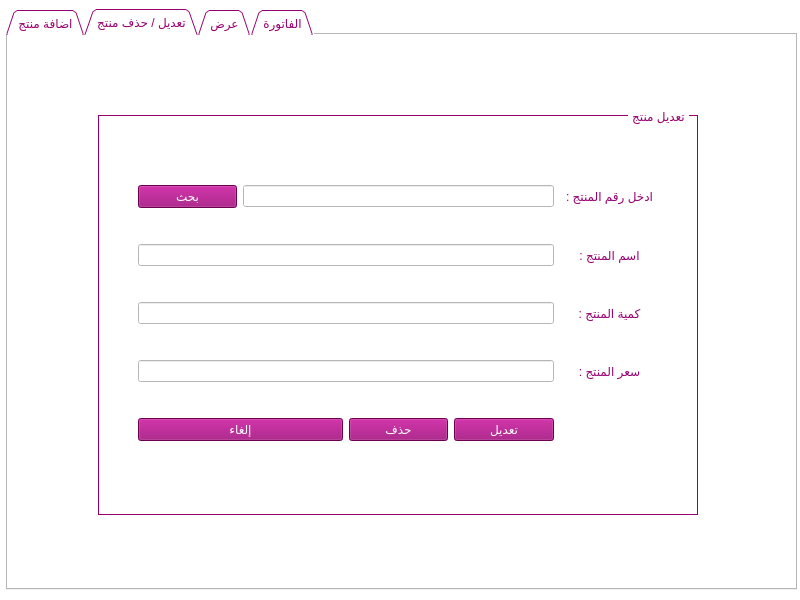
<?xml version="1.0" encoding="UTF-8"?>
<ui version="4.0">
 <class>MainWindow</class>
 <widget class="QMainWindow" name="MainWindow">
  <property name="geometry">
   <rect>
    <x>0</x>
    <y>0</y>
    <width>800</width>
    <height>600</height>
   </rect>
  </property>
  <property name="minimumSize">
   <size>
    <width>800</width>
    <height>600</height>
   </size>
  </property>
  <property name="maximumSize">
   <size>
    <width>800</width>
    <height>600</height>
   </size>
  </property>
  <property name="windowTitle">
   <string>منظومة مبيعات</string>
  </property>
  <property name="windowIcon">
   <iconset>
    <normaloff>mainIcon.png</normaloff>mainIcon.png</iconset>
  </property>
  <property name="styleSheet">
   <string notr="true">background-color: rgb(255, 255, 255);</string>
  </property>
  <property name="toolButtonStyle">
   <enum>Qt::ToolButtonIconOnly</enum>
  </property>
  <widget class="QWidget" name="centralwidget">
   <widget class="QTabWidget" name="tabWidget">
    <property name="geometry">
     <rect>
      <x>6</x>
      <y>9</y>
      <width>791</width>
      <height>581</height>
     </rect>
    </property>
    <property name="styleSheet">
     <string notr="true">color: rgb(151, 0, 111);
background-color: rgb(255, 255, 255);</string>
    </property>
    <property name="tabPosition">
     <enum>QTabWidget::North</enum>
    </property>
    <property name="tabShape">
     <enum>QTabWidget::Triangular</enum>
    </property>
    <property name="currentIndex">
     <number>1</number>
    </property>
    <widget class="QWidget" name="tab">
     <attribute name="title">
      <string>اضافة منتج</string>
     </attribute>
     <widget class="QWidget" name="gridLayoutWidget">
      <property name="geometry">
       <rect>
        <x>130</x>
        <y>130</y>
        <width>521</width>
        <height>251</height>
       </rect>
      </property>
      <layout class="QGridLayout" name="gridLayout">
       <item row="0" column="1">
        <widget class="QLineEdit" name="name">
         <property name="styleSheet">
          <string notr="true">background-color: rgb(255, 255, 255);
color: rgb(151, 0, 111);
border-color: rgb(151, 0, 111);
padding : 2px;</string>
         </property>
        </widget>
       </item>
       <item row="0" column="2">
        <widget class="QLabel" name="nameL">
         <property name="styleSheet">
          <string notr="true">color: rgb(151, 0, 111);
background-color: rgb(255, 255, 255);</string>
         </property>
         <property name="text">
          <string>اسم المنتج :</string>
         </property>
         <property name="alignment">
          <set>Qt::AlignCenter</set>
         </property>
        </widget>
       </item>
       <item row="2" column="1">
        <widget class="QLineEdit" name="number">
         <property name="styleSheet">
          <string notr="true">background-color: rgb(255, 255, 255);
color: rgb(151, 0, 111);
border-color: rgb(151, 0, 111);
padding : 2px;</string>
         </property>
        </widget>
       </item>
       <item row="4" column="1">
        <widget class="QLineEdit" name="price">
         <property name="styleSheet">
          <string notr="true">background-color: rgb(255, 255, 255);
color: rgb(151, 0, 111);
border-color: rgb(151, 0, 111);
padding : 2px;</string>
         </property>
        </widget>
       </item>
       <item row="3" column="2">
        <widget class="QLabel" name="quantityL">
         <property name="styleSheet">
          <string notr="true">color: rgb(151, 0, 111);
background-color: rgb(255, 255, 255);</string>
         </property>
         <property name="text">
          <string>كمية المنتج :</string>
         </property>
         <property name="alignment">
          <set>Qt::AlignCenter</set>
         </property>
        </widget>
       </item>
       <item row="4" column="2">
        <widget class="QLabel" name="priceL">
         <property name="styleSheet">
          <string notr="true">color: rgb(151, 0, 111);
background-color: rgb(255, 255, 255);</string>
         </property>
         <property name="text">
          <string>سعر المنتج :</string>
         </property>
         <property name="alignment">
          <set>Qt::AlignCenter</set>
         </property>
        </widget>
       </item>
       <item row="3" column="1">
        <widget class="QLineEdit" name="quantity">
         <property name="styleSheet">
          <string notr="true">background-color: rgb(255, 255, 255);
color: rgb(151, 0, 111);
border-color: rgb(151, 0, 111);
padding : 2px;</string>
         </property>
        </widget>
       </item>
       <item row="2" column="2">
        <widget class="QLabel" name="numberL">
         <property name="styleSheet">
          <string notr="true">color: rgb(151, 0, 111);
background-color: rgb(255, 255, 255);</string>
         </property>
         <property name="text">
          <string>رقم المنتج :</string>
         </property>
         <property name="alignment">
          <set>Qt::AlignCenter</set>
         </property>
        </widget>
       </item>
      </layout>
     </widget>
     <widget class="QPushButton" name="clear">
      <property name="geometry">
       <rect>
        <x>270</x>
        <y>390</y>
        <width>121</width>
        <height>24</height>
       </rect>
      </property>
      <property name="styleSheet">
       <string notr="true">background-color: rgb(151, 0, 111);
color: rgb(255, 255, 255);
font: 10pt &quot;Bernard MT Condensed&quot;;
</string>
      </property>
      <property name="text">
       <string>إلغاء</string>
      </property>
     </widget>
     <widget class="QLabel" name="boxAdd">
      <property name="geometry">
       <rect>
        <x>90</x>
        <y>90</y>
        <width>600</width>
        <height>361</height>
       </rect>
      </property>
      <property name="styleSheet">
       <string notr="true">color: rgb(151, 0, 111);</string>
      </property>
      <property name="frameShape">
       <enum>QFrame::Box</enum>
      </property>
      <property name="text">
       <string/>
      </property>
     </widget>
     <widget class="QLabel" name="addL">
      <property name="geometry">
       <rect>
        <x>620</x>
        <y>80</y>
        <width>61</width>
        <height>22</height>
       </rect>
      </property>
      <property name="styleSheet">
       <string notr="true">color: rgb(151, 0, 111);
background-color: rgb(255, 255, 255);</string>
      </property>
      <property name="text">
       <string>اضافة منتج</string>
      </property>
      <property name="alignment">
       <set>Qt::AlignCenter</set>
      </property>
     </widget>
     <widget class="QPushButton" name="add">
      <property name="geometry">
       <rect>
        <x>392</x>
        <y>390</y>
        <width>121</width>
        <height>24</height>
       </rect>
      </property>
      <property name="styleSheet">
       <string notr="true">background-color: rgb(151, 0, 111);
color: rgb(255, 255, 255);
font: 10pt &quot;Bernard MT Condensed&quot;;
</string>
      </property>
      <property name="text">
       <string>إضافة</string>
      </property>
     </widget>
     <zorder>boxAdd</zorder>
     <zorder>gridLayoutWidget</zorder>
     <zorder>clear</zorder>
     <zorder>addL</zorder>
     <zorder>add</zorder>
    </widget>
    <widget class="QWidget" name="tab_2">
     <attribute name="title">
      <string>تعديل / حذف منتج</string>
     </attribute>
     <widget class="QLabel" name="boxEdit">
      <property name="geometry">
       <rect>
        <x>90</x>
        <y>80</y>
        <width>600</width>
        <height>400</height>
       </rect>
      </property>
      <property name="styleSheet">
       <string notr="true">color: rgb(151, 0, 111);</string>
      </property>
      <property name="frameShape">
       <enum>QFrame::Box</enum>
      </property>
      <property name="text">
       <string/>
      </property>
     </widget>
     <widget class="QLabel" name="editL">
      <property name="geometry">
       <rect>
        <x>620</x>
        <y>70</y>
        <width>61</width>
        <height>22</height>
       </rect>
      </property>
      <property name="styleSheet">
       <string notr="true">color: rgb(151, 0, 111);
background-color: rgb(255, 255, 255);</string>
      </property>
      <property name="text">
       <string>تعديل منتج</string>
      </property>
      <property name="alignment">
       <set>Qt::AlignCenter</set>
      </property>
     </widget>
     <widget class="QWidget" name="">
      <property name="geometry">
       <rect>
        <x>130</x>
        <y>120</y>
        <width>521</width>
        <height>321</height>
       </rect>
      </property>
      <layout class="QGridLayout" name="gridLayout_2">
       <item row="0" column="0">
        <widget class="QPushButton" name="search">
         <property name="styleSheet">
          <string notr="true">background-color: rgb(151, 0, 111);
color: rgb(255, 255, 255);
font: 10pt &quot;Bernard MT Condensed&quot;;
</string>
         </property>
         <property name="text">
          <string>بحث</string>
         </property>
        </widget>
       </item>
       <item row="0" column="4">
        <widget class="QLabel" name="enterID">
         <property name="styleSheet">
          <string notr="true">color: rgb(151, 0, 111);
background-color: rgb(255, 255, 255);</string>
         </property>
         <property name="text">
          <string>ادخل رقم المنتج :</string>
         </property>
         <property name="alignment">
          <set>Qt::AlignCenter</set>
         </property>
        </widget>
       </item>
       <item row="1" column="4">
        <widget class="QLabel" name="nameLedit">
         <property name="styleSheet">
          <string notr="true">color: rgb(151, 0, 111);
background-color: rgb(255, 255, 255);</string>
         </property>
         <property name="text">
          <string>اسم المنتج :</string>
         </property>
         <property name="alignment">
          <set>Qt::AlignCenter</set>
         </property>
        </widget>
       </item>
       <item row="2" column="4">
        <widget class="QLabel" name="quantityLedit">
         <property name="styleSheet">
          <string notr="true">color: rgb(151, 0, 111);
background-color: rgb(255, 255, 255);</string>
         </property>
         <property name="text">
          <string>كمية المنتج :</string>
         </property>
         <property name="alignment">
          <set>Qt::AlignCenter</set>
         </property>
        </widget>
       </item>
       <item row="3" column="4">
        <widget class="QLabel" name="priceLedit">
         <property name="styleSheet">
          <string notr="true">color: rgb(151, 0, 111);
background-color: rgb(255, 255, 255);</string>
         </property>
         <property name="text">
          <string>سعر المنتج :</string>
         </property>
         <property name="alignment">
          <set>Qt::AlignCenter</set>
         </property>
        </widget>
       </item>
       <item row="4" column="2">
        <widget class="QPushButton" name="deleteItem">
         <property name="styleSheet">
          <string notr="true">background-color: rgb(151, 0, 111);
color: rgb(255, 255, 255);
font: 10pt &quot;Bernard MT Condensed&quot;;
</string>
         </property>
         <property name="text">
          <string>حذف</string>
         </property>
        </widget>
       </item>
       <item row="4" column="3">
        <widget class="QPushButton" name="edit">
         <property name="styleSheet">
          <string notr="true">background-color: rgb(151, 0, 111);
color: rgb(255, 255, 255);
font: 10pt &quot;Bernard MT Condensed&quot;;
</string>
         </property>
         <property name="text">
          <string>تعديل</string>
         </property>
        </widget>
       </item>
       <item row="0" column="1" colspan="3">
        <widget class="QLineEdit" name="idItem">
         <property name="styleSheet">
          <string notr="true">background-color: rgb(255, 255, 255);
color: rgb(151, 0, 111);
border-color: rgb(151, 0, 111);
padding : 2px;</string>
         </property>
        </widget>
       </item>
       <item row="1" column="0" colspan="4">
        <widget class="QLineEdit" name="nameEdit">
         <property name="styleSheet">
          <string notr="true">background-color: rgb(255, 255, 255);
color: rgb(151, 0, 111);
border-color: rgb(151, 0, 111);
padding : 2px;</string>
         </property>
        </widget>
       </item>
       <item row="2" column="0" colspan="4">
        <widget class="QLineEdit" name="quantityEdit">
         <property name="styleSheet">
          <string notr="true">background-color: rgb(255, 255, 255);
color: rgb(151, 0, 111);
border-color: rgb(151, 0, 111);
padding : 2px;</string>
         </property>
        </widget>
       </item>
       <item row="3" column="0" colspan="4">
        <widget class="QLineEdit" name="priceEdit">
         <property name="styleSheet">
          <string notr="true">background-color: rgb(255, 255, 255);
color: rgb(151, 0, 111);
border-color: rgb(151, 0, 111);
padding : 2px;</string>
         </property>
        </widget>
       </item>
       <item row="4" column="0" colspan="2">
        <widget class="QPushButton" name="clearEdit">
         <property name="styleSheet">
          <string notr="true">background-color: rgb(151, 0, 111);
color: rgb(255, 255, 255);
font: 10pt &quot;Bernard MT Condensed&quot;;
</string>
         </property>
         <property name="text">
          <string>إلغاء</string>
         </property>
        </widget>
       </item>
      </layout>
      <zorder>idItem</zorder>
     </widget>
    </widget>
    <widget class="QWidget" name="widget">
     <attribute name="title">
      <string>عرض</string>
     </attribute>
     <widget class="QTableWidget" name="view">
      <property name="enabled">
       <bool>false</bool>
      </property>
      <property name="geometry">
       <rect>
        <x>180</x>
        <y>50</y>
        <width>401</width>
        <height>441</height>
       </rect>
      </property>
      <property name="styleSheet">
       <string notr="true">color: rgb(151, 0, 111);
background-color: rgb(255, 255, 255);</string>
      </property>
      <column>
       <property name="text">
        <string>رقم المنتج</string>
       </property>
      </column>
      <column>
       <property name="text">
        <string>اسم المنتج</string>
       </property>
      </column>
      <column>
       <property name="text">
        <string>كمية المنتج</string>
       </property>
      </column>
      <column>
       <property name="text">
        <string>سعر المنتج</string>
       </property>
      </column>
     </widget>
     <widget class="QPushButton" name="showA">
      <property name="geometry">
       <rect>
        <x>180</x>
        <y>510</y>
        <width>401</width>
        <height>22</height>
       </rect>
      </property>
      <property name="styleSheet">
       <string notr="true">background-color: rgb(151, 0, 111);
color: rgb(255, 255, 255);
font: 10pt &quot;Bernard MT Condensed&quot;;
</string>
      </property>
      <property name="text">
       <string>عرض الكل</string>
      </property>
     </widget>
    </widget>
    <widget class="QWidget" name="tab_3">
     <attribute name="title">
      <string>الفاتورة</string>
     </attribute>
     <widget class="QLineEdit" name="idItemtable">
      <property name="geometry">
       <rect>
        <x>430</x>
        <y>20</y>
        <width>141</width>
        <height>22</height>
       </rect>
      </property>
      <property name="styleSheet">
       <string notr="true">background-color: rgb(255, 255, 255);
color: rgb(151, 0, 111);
border-color: rgb(151, 0, 111);
padding : 2px;</string>
      </property>
     </widget>
     <widget class="QPushButton" name="searchtable">
      <property name="geometry">
       <rect>
        <x>140</x>
        <y>20</y>
        <width>61</width>
        <height>22</height>
       </rect>
      </property>
      <property name="styleSheet">
       <string notr="true">background-color: rgb(151, 0, 111);
color: rgb(255, 255, 255);
font: 10pt &quot;Bernard MT Condensed&quot;;
</string>
      </property>
      <property name="text">
       <string>بحث</string>
      </property>
     </widget>
     <widget class="QLabel" name="enterIDtable">
      <property name="geometry">
       <rect>
        <x>580</x>
        <y>20</y>
        <width>81</width>
        <height>22</height>
       </rect>
      </property>
      <property name="styleSheet">
       <string notr="true">color: rgb(151, 0, 111);
background-color: rgb(255, 255, 255);</string>
      </property>
      <property name="text">
       <string>ادخل رقم المنتج :</string>
      </property>
      <property name="alignment">
       <set>Qt::AlignCenter</set>
      </property>
     </widget>
     <widget class="QTableWidget" name="table">
      <property name="enabled">
       <bool>false</bool>
      </property>
      <property name="geometry">
       <rect>
        <x>150</x>
        <y>100</y>
        <width>501</width>
        <height>381</height>
       </rect>
      </property>
      <property name="styleSheet">
       <string notr="true">color: rgb(151, 0, 111);
background-color: rgb(255, 255, 255);</string>
      </property>
      <column>
       <property name="text">
        <string>رقم المنتج</string>
       </property>
      </column>
      <column>
       <property name="text">
        <string>اسم المنتج</string>
       </property>
      </column>
      <column>
       <property name="text">
        <string>كمية المنتج</string>
       </property>
      </column>
      <column>
       <property name="text">
        <string>سعر المنتج</string>
       </property>
      </column>
      <column>
       <property name="text">
        <string>اجمالي السعر</string>
       </property>
      </column>
     </widget>
     <widget class="QLineEdit" name="total">
      <property name="enabled">
       <bool>false</bool>
      </property>
      <property name="geometry">
       <rect>
        <x>420</x>
        <y>490</y>
        <width>161</width>
        <height>22</height>
       </rect>
      </property>
      <property name="styleSheet">
       <string notr="true">background-color: rgb(255, 255, 255);
color: rgb(151, 0, 111);
border-color: rgb(151, 0, 111);
padding : 2px;</string>
      </property>
     </widget>
     <widget class="QLabel" name="totalL">
      <property name="geometry">
       <rect>
        <x>590</x>
        <y>490</y>
        <width>61</width>
        <height>22</height>
       </rect>
      </property>
      <property name="styleSheet">
       <string notr="true">color: rgb(151, 0, 111);
background-color: rgb(255, 255, 255);</string>
      </property>
      <property name="text">
       <string>الاجمالي :</string>
      </property>
      <property name="alignment">
       <set>Qt::AlignCenter</set>
      </property>
     </widget>
     <widget class="QLineEdit" name="count">
      <property name="enabled">
       <bool>false</bool>
      </property>
      <property name="geometry">
       <rect>
        <x>150</x>
        <y>490</y>
        <width>171</width>
        <height>22</height>
       </rect>
      </property>
      <property name="styleSheet">
       <string notr="true">background-color: rgb(255, 255, 255);
color: rgb(151, 0, 111);
border-color: rgb(151, 0, 111);
padding : 2px;</string>
      </property>
     </widget>
     <widget class="QLabel" name="countL">
      <property name="geometry">
       <rect>
        <x>330</x>
        <y>490</y>
        <width>71</width>
        <height>22</height>
       </rect>
      </property>
      <property name="styleSheet">
       <string notr="true">color: rgb(151, 0, 111);
background-color: rgb(255, 255, 255);</string>
      </property>
      <property name="text">
       <string>عدد الوحدات :</string>
      </property>
      <property name="alignment">
       <set>Qt::AlignCenter</set>
      </property>
     </widget>
     <widget class="QPushButton" name="printInvoice">
      <property name="geometry">
       <rect>
        <x>140</x>
        <y>530</y>
        <width>521</width>
        <height>22</height>
       </rect>
      </property>
      <property name="styleSheet">
       <string notr="true">background-color: rgb(151, 0, 111);
color: rgb(255, 255, 255);
font: 10pt &quot;Bernard MT Condensed&quot;;
</string>
      </property>
      <property name="text">
       <string>طباعة الفاتورة</string>
      </property>
     </widget>
     <widget class="QLabel" name="qu">
      <property name="geometry">
       <rect>
        <x>370</x>
        <y>20</y>
        <width>41</width>
        <height>22</height>
       </rect>
      </property>
      <property name="styleSheet">
       <string notr="true">color: rgb(151, 0, 111);
background-color: rgb(255, 255, 255);</string>
      </property>
      <property name="text">
       <string>الكمية :</string>
      </property>
      <property name="alignment">
       <set>Qt::AlignCenter</set>
      </property>
     </widget>
     <widget class="QLineEdit" name="quL">
      <property name="geometry">
       <rect>
        <x>210</x>
        <y>20</y>
        <width>151</width>
        <height>22</height>
       </rect>
      </property>
      <property name="styleSheet">
       <string notr="true">background-color: rgb(255, 255, 255);
color: rgb(151, 0, 111);
border-color: rgb(151, 0, 111);
padding : 2px;</string>
      </property>
     </widget>
     <widget class="QLabel" name="dateTime">
      <property name="geometry">
       <rect>
        <x>580</x>
        <y>70</y>
        <width>71</width>
        <height>22</height>
       </rect>
      </property>
      <property name="styleSheet">
       <string notr="true">color: rgb(151, 0, 111);
background-color: rgb(255, 255, 255);</string>
      </property>
      <property name="text">
       <string>التاريخ و الوقت :</string>
      </property>
      <property name="alignment">
       <set>Qt::AlignCenter</set>
      </property>
     </widget>
     <widget class="QLineEdit" name="dateTimeL">
      <property name="enabled">
       <bool>false</bool>
      </property>
      <property name="geometry">
       <rect>
        <x>430</x>
        <y>70</y>
        <width>141</width>
        <height>22</height>
       </rect>
      </property>
      <property name="styleSheet">
       <string notr="true">background-color: rgb(255, 255, 255);
color: rgb(151, 0, 111);
border-color: rgb(151, 0, 111);
padding : 2px;</string>
      </property>
      <property name="text">
       <string/>
      </property>
     </widget>
     <widget class="QLabel" name="User">
      <property name="geometry">
       <rect>
        <x>320</x>
        <y>70</y>
        <width>91</width>
        <height>22</height>
       </rect>
      </property>
      <property name="styleSheet">
       <string notr="true">color: rgb(151, 0, 111);
background-color: rgb(255, 255, 255);</string>
      </property>
      <property name="text">
       <string>اسم المستخدم :</string>
      </property>
      <property name="alignment">
       <set>Qt::AlignCenter</set>
      </property>
     </widget>
     <widget class="QLineEdit" name="UserL">
      <property name="enabled">
       <bool>false</bool>
      </property>
      <property name="geometry">
       <rect>
        <x>150</x>
        <y>70</y>
        <width>171</width>
        <height>22</height>
       </rect>
      </property>
      <property name="styleSheet">
       <string notr="true">background-color: rgb(255, 255, 255);
color: rgb(151, 0, 111);
border-color: rgb(151, 0, 111);
padding : 2px;</string>
      </property>
      <property name="text">
       <string/>
      </property>
     </widget>
     <widget class="QLabel" name="boxEdit_2">
      <property name="geometry">
       <rect>
        <x>140</x>
        <y>60</y>
        <width>521</width>
        <height>461</height>
       </rect>
      </property>
      <property name="styleSheet">
       <string notr="true">color: rgb(151, 0, 111);</string>
      </property>
      <property name="frameShape">
       <enum>QFrame::Box</enum>
      </property>
      <property name="text">
       <string/>
      </property>
     </widget>
     <zorder>boxEdit_2</zorder>
     <zorder>idItemtable</zorder>
     <zorder>searchtable</zorder>
     <zorder>enterIDtable</zorder>
     <zorder>table</zorder>
     <zorder>total</zorder>
     <zorder>totalL</zorder>
     <zorder>count</zorder>
     <zorder>countL</zorder>
     <zorder>printInvoice</zorder>
     <zorder>qu</zorder>
     <zorder>quL</zorder>
     <zorder>dateTime</zorder>
     <zorder>dateTimeL</zorder>
     <zorder>User</zorder>
     <zorder>UserL</zorder>
    </widget>
   </widget>
  </widget>
 </widget>
 <resources/>
 <connections/>
</ui>
